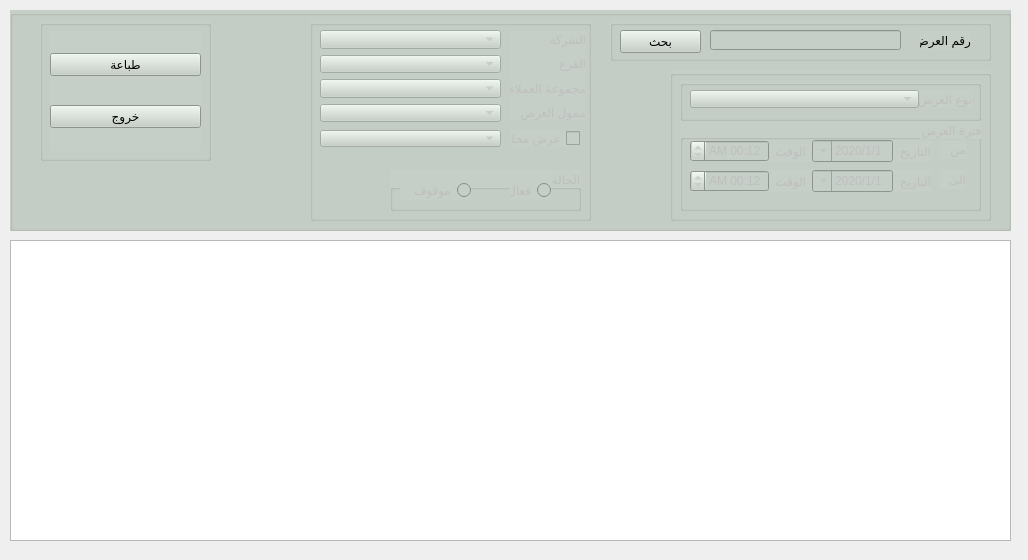
<?xml version="1.0" encoding="UTF-8"?>
<ui version="4.0">
    <class>QForm_prom_display</class>
    <widget class="QWidget" name="QForm_prom_display">
        <property name="geometry">
            <rect>
                <x>0</x>
                <y>0</y>
                <width>1028</width>
                <height>560</height>
            </rect>
        </property>
        <property name="minimumSize">
            <size>
                <width>1028</width>
                <height>560</height>
            </size>
        </property>
        <property name="maximumSize">
            <size>
                <width>1028</width>
                <height>560</height>
            </size>
        </property>
        <property name="windowTitle">
            <string>استعلام عن العروض</string>
        </property>
        <property name="toolTip">
            <string/>
        </property>
        <property name="layoutDirection">
            <enum>Qt::RightToLeft</enum>
        </property>
        <widget class="QWidget" name="gridLayoutWidget">
            <property name="geometry">
                <rect>
                    <x>190</x>
                    <y>70</y>
                    <width>2</width>
                    <height>2</height>
                </rect>
            </property>
            <layout class="QGridLayout" name="gridLayout_2"/>
        </widget>
        <widget class="QGroupBox" name="groupBox">
            <property name="geometry">
                <rect>
                    <x>10</x>
                    <y>10</y>
                    <width>1001</width>
                    <height>221</height>
                </rect>
            </property>
            <property name="font">
                <font>
                    <pointsize>10</pointsize>
                    <weight>50</weight>
                    <bold>false</bold>
                </font>
            </property>
            <property name="layoutDirection">
                <enum>Qt::LeftToRight</enum>
            </property>
            <property name="styleSheet">
                <string notr="true">
                    background-color: rgb(198, 207, 199);
                </string>
            </property>
            <property name="title">
                <string/>
            </property>
            <widget class="QGroupBox" name="groupBox_3">
                <property name="enabled">
                    <bool>false</bool>
                </property>
                <property name="geometry">
                    <rect>
                        <x>300</x>
                        <y>10</y>
                        <width>281</width>
                        <height>201</height>
                    </rect>
                </property>
                <property name="title">
                    <string/>
                </property>
                <widget class="QWidget" name="layoutWidget">
                    <property name="geometry">
                        <rect>
                            <x>10</x>
                            <y>10</y>
                            <width>181</width>
                            <height>92</height>
                        </rect>
                    </property>
                    <layout class="QVBoxLayout" name="verticalLayout_3">
                        <item>
                            <widget class="QComboBox" name="Qcombo_company"/>
                        </item>
                        <item>
                            <widget class="QComboBox" name="Qcombo_branch"/>
                        </item>
                        <item>
                            <widget class="QComboBox" name="Qcombo_cust_group"/>
                        </item>
                        <item>
                            <widget class="QComboBox" name="Qcombo_sponsor"/>
                        </item>
                    </layout>
                </widget>
                <widget class="QWidget" name="layoutWidget">
                    <property name="geometry">
                        <rect>
                            <x>200</x>
                            <y>10</y>
                            <width>76</width>
                            <height>91</height>
                        </rect>
                    </property>
                    <layout class="QVBoxLayout" name="verticalLayout_2">
                        <item>
                            <widget class="QLabel" name="label_4">
                                <property name="text">
                                    <string>الشركة</string>
                                </property>
                            </widget>
                        </item>
                        <item>
                            <widget class="QLabel" name="label_11">
                                <property name="text">
                                    <string>الفرع</string>
                                </property>
                            </widget>
                        </item>
                        <item>
                            <widget class="QLabel" name="label_5">
                                <property name="text">
                                    <string>مجموعة العملاء</string>
                                </property>
                            </widget>
                        </item>
                        <item>
                            <widget class="QLabel" name="label_6">
                                <property name="text">
                                    <string>ممول العرض</string>
                                </property>
                            </widget>
                        </item>
                    </layout>
                </widget>
                <widget class="QCheckBox" name="QcheckBox_magazine">
                    <property name="geometry">
                        <rect>
                            <x>200</x>
                            <y>110</y>
                            <width>70</width>
                            <height>17</height>
                        </rect>
                    </property>
                    <property name="layoutDirection">
                        <enum>Qt::RightToLeft</enum>
                    </property>
                    <property name="text">
                        <string>عرض مجلة</string>
                    </property>
                </widget>
                <widget class="QComboBox" name="Qcombo_magazine">
                    <property name="geometry">
                        <rect>
                            <x>10</x>
                            <y>110</y>
                            <width>181</width>
                            <height>17</height>
                        </rect>
                    </property>
                </widget>
                <widget class="QGroupBox" name="groupBox_6">
                    <property name="geometry">
                        <rect>
                            <x>80</x>
                            <y>150</y>
                            <width>191</width>
                            <height>41</height>
                        </rect>
                    </property>
                    <property name="layoutDirection">
                        <enum>Qt::RightToLeft</enum>
                    </property>
                    <property name="title">
                        <string>الحالة</string>
                    </property>
                    <widget class="QRadioButton" name="Qradio_active">
                        <property name="geometry">
                            <rect>
                                <x>120</x>
                                <y>10</y>
                                <width>41</width>
                                <height>20</height>
                            </rect>
                        </property>
                        <property name="layoutDirection">
                            <enum>Qt::RightToLeft</enum>
                        </property>
                        <property name="text">
                            <string>فعال</string>
                        </property>
                    </widget>
                    <widget class="QRadioButton" name="Qradio_inactive">
                        <property name="geometry">
                            <rect>
                                <x>10</x>
                                <y>10</y>
                                <width>71</width>
                                <height>20</height>
                            </rect>
                        </property>
                        <property name="layoutDirection">
                            <enum>Qt::RightToLeft</enum>
                        </property>
                        <property name="text">
                            <string>موقوف</string>
                        </property>
                    </widget>
                </widget>
            </widget>
            <widget class="QGroupBox" name="groupBox_5">
                <property name="geometry">
                    <rect>
                        <x>600</x>
                        <y>10</y>
                        <width>381</width>
                        <height>41</height>
                    </rect>
                </property>
                <property name="layoutDirection">
                    <enum>Qt::RightToLeft</enum>
                </property>
                <property name="title">
                    <string/>
                </property>
                <widget class="QLabel" name="label_12">
                    <property name="geometry">
                        <rect>
                            <x>310</x>
                            <y>10</y>
                            <width>51</width>
                            <height>20</height>
                        </rect>
                    </property>
                    <property name="text">
                        <string>رقم العرض</string>
                    </property>
                </widget>
                <widget class="QLineEdit" name="Qline_promotion">
                    <property name="geometry">
                        <rect>
                            <x>100</x>
                            <y>10</y>
                            <width>191</width>
                            <height>20</height>
                        </rect>
                    </property>
                </widget>
                <widget class="QPushButton" name="Qbtn_search">
                    <property name="geometry">
                        <rect>
                            <x>10</x>
                            <y>10</y>
                            <width>81</width>
                            <height>23</height>
                        </rect>
                    </property>
                    <property name="text">
                        <string>بحث</string>
                    </property>
                </widget>
            </widget>
            <widget class="QGroupBox" name="QgroupBox_prom">
                <property name="enabled">
                    <bool>false</bool>
                </property>
                <property name="geometry">
                    <rect>
                        <x>660</x>
                        <y>60</y>
                        <width>321</width>
                        <height>151</height>
                    </rect>
                </property>
                <property name="title">
                    <string/>
                </property>
                <widget class="QGroupBox" name="groupBox_2">
                    <property name="enabled">
                        <bool>false</bool>
                    </property>
                    <property name="geometry">
                        <rect>
                            <x>10</x>
                            <y>50</y>
                            <width>301</width>
                            <height>91</height>
                        </rect>
                    </property>
                    <property name="layoutDirection">
                        <enum>Qt::RightToLeft</enum>
                    </property>
                    <property name="title">
                        <string>فترة العرض</string>
                    </property>
                    <widget class="QWidget" name="layoutWidget">
                        <property name="geometry">
                            <rect>
                                <x>10</x>
                                <y>20</y>
                                <width>241</width>
                                <height>22</height>
                            </rect>
                        </property>
                        <layout class="QHBoxLayout" name="horizontalLayout">
                            <item>
                                <widget class="QLabel" name="label_3">
                                    <property name="text">
                                        <string>التاريخ</string>
                                    </property>
                                </widget>
                            </item>
                            <item>
                                <widget class="QDateTimeEdit" name="Qdate_from">
                                    <property name="layoutDirection">
                                        <enum>Qt::RightToLeft</enum>
                                    </property>
                                    <property name="minimumDateTime">
                                        <datetime>
                                            <hour>0</hour>
                                            <minute>0</minute>
                                            <second>0</second>
                                            <year>2020</year>
                                            <month>1</month>
                                            <day>1</day>
                                        </datetime>
                                    </property>
                                    <property name="displayFormat">
                                        <string>d/M/yyyy</string>
                                    </property>
                                    <property name="calendarPopup">
                                        <bool>true</bool>
                                    </property>
                                </widget>
                            </item>
                            <item>
                                <widget class="QLabel" name="label_2">
                                    <property name="text">
                                        <string>الوقت</string>
                                    </property>
                                </widget>
                            </item>
                            <item>
                                <widget class="QDateTimeEdit" name="Qtime_from">
                                    <property name="displayFormat">
                                        <string>h:mm AP</string>
                                    </property>
                                    <property name="calendarPopup">
                                        <bool>false</bool>
                                    </property>
                                </widget>
                            </item>
                        </layout>
                    </widget>
                    <widget class="QLabel" name="label_9">
                        <property name="geometry">
                            <rect>
                                <x>260</x>
                                <y>20</y>
                                <width>26</width>
                                <height>19</height>
                            </rect>
                        </property>
                        <property name="text">
                            <string>من</string>
                        </property>
                    </widget>
                    <widget class="QLabel" name="label_10">
                        <property name="geometry">
                            <rect>
                                <x>260</x>
                                <y>50</y>
                                <width>26</width>
                                <height>19</height>
                            </rect>
                        </property>
                        <property name="text">
                            <string>الى</string>
                        </property>
                    </widget>
                    <widget class="QWidget" name="layoutWidget_2">
                        <property name="geometry">
                            <rect>
                                <x>10</x>
                                <y>50</y>
                                <width>241</width>
                                <height>22</height>
                            </rect>
                        </property>
                        <layout class="QHBoxLayout" name="horizontalLayout_2">
                            <item>
                                <widget class="QLabel" name="label_8">
                                    <property name="text">
                                        <string>التاريخ</string>
                                    </property>
                                </widget>
                            </item>
                            <item>
                                <widget class="QDateTimeEdit" name="Qdate_to">
                                    <property name="minimumDateTime">
                                        <datetime>
                                            <hour>0</hour>
                                            <minute>0</minute>
                                            <second>0</second>
                                            <year>2020</year>
                                            <month>1</month>
                                            <day>1</day>
                                        </datetime>
                                    </property>
                                    <property name="displayFormat">
                                        <string>d/M/yyyy</string>
                                    </property>
                                    <property name="calendarPopup">
                                        <bool>true</bool>
                                    </property>
                                </widget>
                            </item>
                            <item>
                                <widget class="QLabel" name="label_7">
                                    <property name="text">
                                        <string>الوقت</string>
                                    </property>
                                </widget>
                            </item>
                            <item>
                                <widget class="QDateTimeEdit" name="Qtime_to">
                                    <property name="displayFormat">
                                        <string>h:mm AP</string>
                                    </property>
                                    <property name="calendarPopup">
                                        <bool>false</bool>
                                    </property>
                                </widget>
                            </item>
                        </layout>
                    </widget>
                </widget>
                <widget class="QGroupBox" name="groupBox_4">
                    <property name="enabled">
                        <bool>false</bool>
                    </property>
                    <property name="geometry">
                        <rect>
                            <x>10</x>
                            <y>10</y>
                            <width>301</width>
                            <height>41</height>
                        </rect>
                    </property>
                    <property name="layoutDirection">
                        <enum>Qt::RightToLeft</enum>
                    </property>
                    <property name="title">
                        <string/>
                    </property>
                    <widget class="QLabel" name="label">
                        <property name="geometry">
                            <rect>
                                <x>180</x>
                                <y>10</y>
                                <width>112</width>
                                <height>18</height>
                            </rect>
                        </property>
                        <property name="text">
                            <string>نوع العرض</string>
                        </property>
                    </widget>
                    <widget class="QComboBox" name="Qcombo_promotion">
                        <property name="geometry">
                            <rect>
                                <x>10</x>
                                <y>10</y>
                                <width>229</width>
                                <height>18</height>
                            </rect>
                        </property>
                        <property name="layoutDirection">
                            <enum>Qt::LeftToRight</enum>
                        </property>
                        <property name="modelColumn">
                            <number>0</number>
                        </property>
                    </widget>
                </widget>
            </widget>
            <widget class="QGroupBox" name="groupBox_8">
                <property name="geometry">
                    <rect>
                        <x>30</x>
                        <y>10</y>
                        <width>171</width>
                        <height>141</height>
                    </rect>
                </property>
                <property name="title">
                    <string/>
                </property>
                <widget class="QWidget" name="layoutWidget">
                    <property name="geometry">
                        <rect>
                            <x>10</x>
                            <y>10</y>
                            <width>151</width>
                            <height>121</height>
                        </rect>
                    </property>
                    <layout class="QVBoxLayout" name="verticalLayout">
                        <item>
                            <widget class="QPushButton" name="Qbtn_print">
                                <property name="text">
                                    <string>طباعة</string>
                                </property>
                            </widget>
                        </item>
                        <item>
                            <widget class="QPushButton" name="Qbtn_exit">
                                <property name="text">
                                    <string>خروج</string>
                                </property>
                            </widget>
                        </item>
                    </layout>
                </widget>
            </widget>
        </widget>
        <widget class="QWidget" name="gridLayoutWidget_4">
            <property name="geometry">
                <rect>
                    <x>10</x>
                    <y>240</y>
                    <width>1001</width>
                    <height>301</height>
                </rect>
            </property>
            <layout class="QGridLayout" name="gridLayout_7">
                <item row="0" column="0">
                    <widget class="QTableWidget" name="Qtable_promotion"/>
                </item>
            </layout>
        </widget>
    </widget>
    <resources/>
    <connections/>
</ui>
